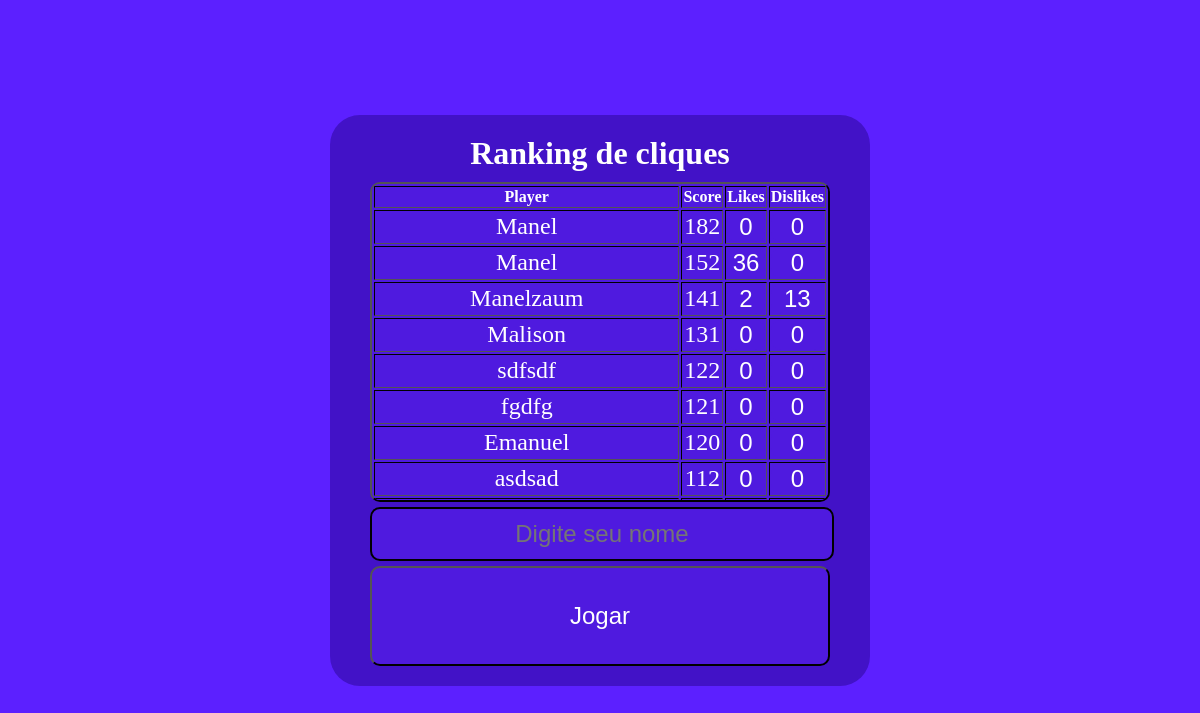
The page / on the database its author committed.
### Clicker/models.py (models this page shows)
class Match(models.Model):
    player_id = models.ForeignKey(Player, on_delete=models.CASCADE)
    score = models.IntegerField(default=0)

class Player(models.Model):
    name = models.CharField(max_length=12, primary_key=True)

### Clicker/views.py (the view)
# urls.py: path('', index, name="index"),
def index(request):
    pack = {"player_id": None, "form": None, "matches": None, "likes": None}
    if request.method == "POST":
        if request.POST.get("name") is not None:
            form = PlayerForm(request.POST)
            if form.is_valid():
                form.save()
            pack["player_name"] = form["name"]
        else:
            match = Match.objects.get(pk=request.POST["match_id"])
            if request.POST["type"] == "like":
                like = Like(match_id = match)
                like.save()
            else:
                dislike = Dislike(match_id = match)
                dislike.save()
            pack = page1(pack)
    else:
        pack = page1(pack)
    return render(request, "index.html", pack)

### Clicker/form.py
class PlayerForm(ModelForm):
    name = CharField(label='', widget=TextInput(attrs={"placeholder": "Digite seu nome"}))
    class Meta:
        model = Player
        fields = ["name"]

class LikeForm(ModelForm):
    class Meta:
        model = Like
        fields = ["match_id"]

### Clicker/views.py (called while the page is built)
def ordem(e):
  return e[0].score

def page1(pack):
    playerForm = PlayerForm()
    likeForm = LikeForm()
    pack["playerForm"] = playerForm
    pack["likeForm"] = likeForm
    listOfMatches = []
    for match in Match.objects.all():
        likes = dislikes = 0
        for like in Like.objects.all():
            if like.match_id == match:
                likes += 1
        for dislike in Dislike.objects.all():
            if dislike.match_id == match:
                dislikes += 1
        listOfMatches.append([match, likes, dislikes])
    listOfMatches.sort(key=ordem, reverse=True)
    pack["matches"] = listOfMatches
    return pack

### Clicker/templates/index.html (shortened to what this page needs)
<!DOCTYPE html>
<html lang="pt-br">
<head>
    {% load static %}
    <link rel="stylesheet" href="{% static 'style.css' %}" />
</head>
<body>
    <div class="main">
        <div style="display: flex;flex-direction: column;justify-content: center; padding: 20px 40px 20px 40px;border-radius: 30px; background-color: rgb(66, 18, 199);">
            {% if playerForm is not None %}
                <h1 class="title">Ranking de cliques</h1>
                <table border="2">
                    <tr>
                        <th>Player</th>
                        <th>Score</th>
                        <th>Likes</th>
                        <th>Dislikes</th>
                    </tr>
                    {% for match in matches %}
                        <tr>
                            <td>{{match.0.player_id.name}}</td>
                            <td>{{match.0.score}}</td>
                            <form method="post">
                                <td><input class="like" type="submit" value="{{match.1}}"></td>
                            </form>
                            <form method="post">
                                <td><input class="like" type="submit" value="{{match.2}}"></td>
                            </form>
                        </tr>
                    {% endfor %}
                </table>
                <form action="" method="post">
                    {{playerForm}}
                    <button>Jogar</button>
                </form>
            {% endif %}
        </div>
    </div>
</body>
</html>

### Clicker/static/style.css (style rules this page uses)
body { width: 100%; height: 100%; display: flex; justify-content: center; align-items: center; margin: 0px; position: absolute; background-color: rgb(92, 32, 255); }
table { display: block; height: 320px; width: 100%; overflow-y: scroll; border-color: black; border-radius: 10px; background-color: rgb(79, 26, 223); }
td { width: 100%; text-align: center; }
td, th { color: white; }
.like { background-color: rgb(79, 26, 223); border-radius: 10px; height: 30px; }
.main { width: 45%; justify-content: center; align-items: center; }
td, button, input { font-size: 18pt; }
td, button, input { color: white; }
button { width: 100%; height: 100px; border-radius: 10px; background-color: rgb(79, 26, 223); }
.title { margin: 0px; margin-bottom: 10px; }
#id_name { border-radius: 10px; background-color: rgb(79, 26, 223); color: white; border: 2px solid black; margin-top: 5px; margin-bottom: 5px; }
input { border: 0px; padding: 0px; width: 100%; height: 50px; text-align: center; }
h1, h2 { text-align: center; margin-bottom: 50px; color: white; }

### rows shown on the page
Match: player_id.name "Manel", score "182"
Match: player_id.name "Manel", score "152"
Match: player_id.name "Manelzaum", score "141"
Match: player_id.name "Malison", score "131"
Match: player_id.name "sdfsdf", score "122"
Match: player_id.name "fgdfg", score "121"
Match: player_id.name "Emanuel", score "120"
Match: player_id.name "asdsad", score "112"
